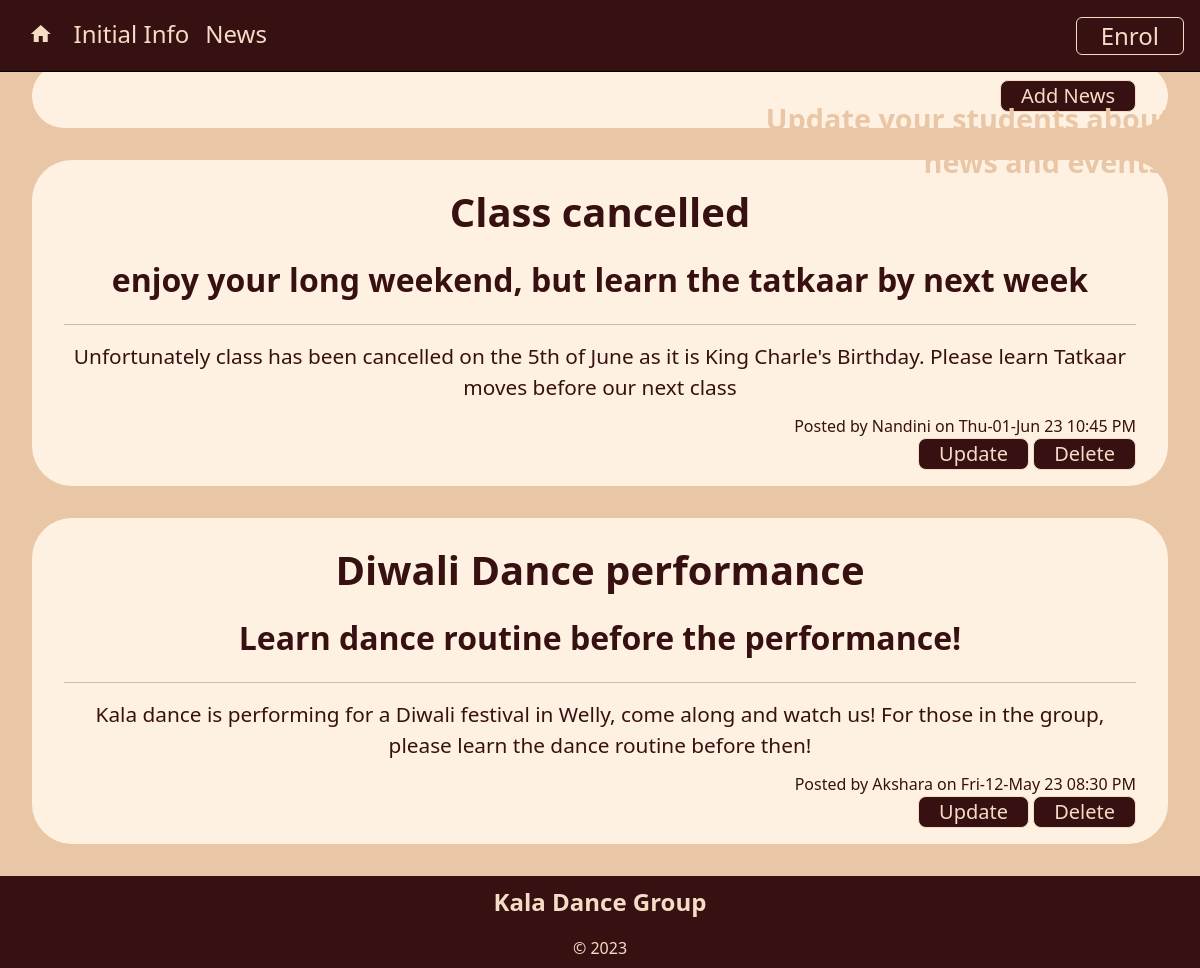
Page /news on the committed database.
### tables this page shows
CREATE TABLE news(
    news_id integer primary key autoincrement,
    title text not null unique,
    subtitle text not null unique,
    content text not null unique,
    newsdate date not null,
    member_id integer not null,
    foreign key(member_id) references member(member_id)
);

CREATE TABLE member(
    member_id integer primary key autoincrement,
    firstname text not null,
    surname text not null,
    email text  not null unique,
    age_group text not null,
    about_me text,
    password text not null,
    authorisation integer not null
);

### server.py (the view)
@app.route('/news')
def news():
    sql = """ select news.news_id, news.title, news.subtitle, news.content, news.newsdate, member.firstname
    from news
    join member on news.member_id = member.member_id
    order by news.newsdate desc;
    """
    result = run_search_query_tuples(sql, (), db_path, True)
    print(result)
    return render_template("news.html", news=result)

### db_function.py (called while the page is built)
def run_search_query_tuples(sql_query,values_tuple, file_path, rowfactory=False):
    result = None
    try:
        db = sqlite3.connect(file_path)
        if rowfactory:
            db.row_factory = sqlite3.Row
        cursor = db.cursor()
        cursor.execute(sql_query,values_tuple)
        result = cursor.fetchall()
        cursor.close()
    except sqlite3.Error as error:
        print("Error running search query tuples: {}".format(error))
        return None
    db.close()
    if result is None:
        print("No search values were found")
    return result

### server.py (called while the page is built)
@app.template_filter()
def news_date(sqlite_dt):
    x = datetime.strptime(sqlite_dt, '%Y-%m-%d %H:%M:%S')
    return x.strftime('%a-%d-%b %y %I:%M %p')

### templates/news.html (shortened to what this page needs)
{% extends "layout.html" %}
{% block quote %}
Update your students about <br>
news and events!
{% endblock %}
{% block content %}
<div class="news">
    <div class="text-end">
        <a class="btn btn-lg btn-outline" href="">Add News</a>
    </div>
</div>
{% for row in news %}
<div class="news">
    <h2>{{ row['title'] }}</h2>
    <div class="subtitle">{{ row['subtitle'] }}</div>
    <hr>
    <p class="news-text">{{ row['content'] }}</p>
    <div class="news-meta text-end">Posted by {{ row['firstname'] }} on {{ row['newsdate'] | news_date}}</div>
    <div class="text-end news-meta">
        <a class="btn btn-lg btn-outline" href="">Update</a>
        <a class="btn btn-lg btn-outline" href="">Delete</a>
    </div>
</div>
{% endfor %}
{% endblock %}

### templates/layout.html (shortened to what this page needs)
<!DOCTYPE html>
<html lang="en">
<head>
<link href="https://cdn.jsdelivr.net/npm/bootstrap@5.2.3/dist/css/bootstrap.min.css" rel="stylesheet">
<link rel="stylesheet" href="static/StyleSheet.css">
</head>
<body>
<div class="container-fluid">
    <nav class="navbar navbar-expand-lg navbar-dark px-3 py-3.5 fixed-top">
    <div class="collapse navbar-collapse" id="collapsibleNavbar">
        <ul class="navbar-nav">
            <li class="nav-item">
                <a class="nav-link" href="/"><i class="material-icons">home</i></a>
            </li>
            <li class="nav-item">
                <a class="nav-link" href="/initialinfo">Initial Info</a>
            </li>
            <li class="nav-item">
                <a class="nav-link" href="/news">News</a>
            </li>
        </ul>
        <div class="ms-auto nav-item">
            <a class="nav-link btn btn-outline" href="/enrol">Enrol</a></div>
    </div>
</nav>
</div>
<div class="container-fluid position-relative mb-0">
    <div class="text-float">
        <div class="header">{% block header %}{% endblock %} </div>
        <div class="header-quote">{% block quote %}{% endblock %}</div>
    </div>
</div>
{% block content %}
{% endblock %}
<footer class="container-fluid footer-content">
    <p>Kala Dance Group</p>
    <div>&copy; 2023</div>
</footer>
</body>
</html>

### static/StyleSheet.css (style rules this page uses)
:root { --beige: rgb(233, 198, 165); --almond: rgb(255, 241, 225); --light-beige: rgb(245, 220, 197); --maroon: rgb(55, 17, 18); --light-maroon: rgb(88, 23, 24); }
body { font-family: 'Noto Sans', sans-serif; font-size: 100%; background-color: var(--beige); }
.navbar { background-color: var(--maroon); border-bottom: 1px solid black; }
.nav-link { text-align: center; font-size: 1.5em; color: var(--light-beige); }
nav .btn-outline { display: inline-block; }
.material-icons { padding: 0.25em 0.2em; }
.btn { background-color: var(--maroon); color: var(--light-beige); }
.btn-outline { border: 1px solid var(--light-beige); padding: 0em 1em; }
h2 { font-size: 2.5em; text-align: center; font-weight: 600; padding: 0.3em 0; color: var(--maroon); }
li { color: var(--maroon); }
.container-fluid { border: 0px; padding:0; }
.news { border: 0px solid blue; background-color: var(--almond); padding: 1em 2em; margin-bottom: 2em; margin-top: 2em; margin-left: 2em; margin-right: 2em; border-radius: 40px; }
.text-float { font-size: 3em; text-align: center; font-weight: 600; color: var(--beige); position:absolute; left:50%; top:50%; width:100%; transform:translate(-50%,-50%); border: 0px solid green; }
.text-float .header { font-size: 3em; }
.text-float .header-quote { font-size: 0.6em; text-align: right; padding: 0em 1em; }
.subtitle { font-size: 2em; text-align: center; font-weight: 550; color: var(--maroon); padding-bottom: 0.125em; }
.news-text { font-size: 1.3em; text-align: center; font-weight: 500; margin: 0; color: var(--maroon); padding-bottom: 0.5em; }
.news-meta { font-size: 1em; color: var(--maroon); }
.footer-content { background-color: var(--maroon); text-align: center; padding: 0.5em 0 0.5em 0; color: var(--light-beige); }
.footer-content p:first-child { font-weight:600; font-size: 1.5em; }

### rows in the picture
news: title "Class cancelled", subtitle "enjoy your long weekend, but learn the tatkaar by next week", content "Unfortunately class has been cancelled on the 5th of June as it is King Charle's Birthday. Please learn Tatkaar moves before our next class", firstname "Nandini", newsdate|news_date "Thu-01-Jun 23 10:45 PM"
news: title "Diwali Dance performance", subtitle "Learn dance routine before the performance!", content "Kala dance is performing for a Diwali festival in Welly, come along and watch us! For those in the group, please learn the dance routine before then!", firstname "Akshara", newsdate|news_date "Fri-12-May 23 08:30 PM"
